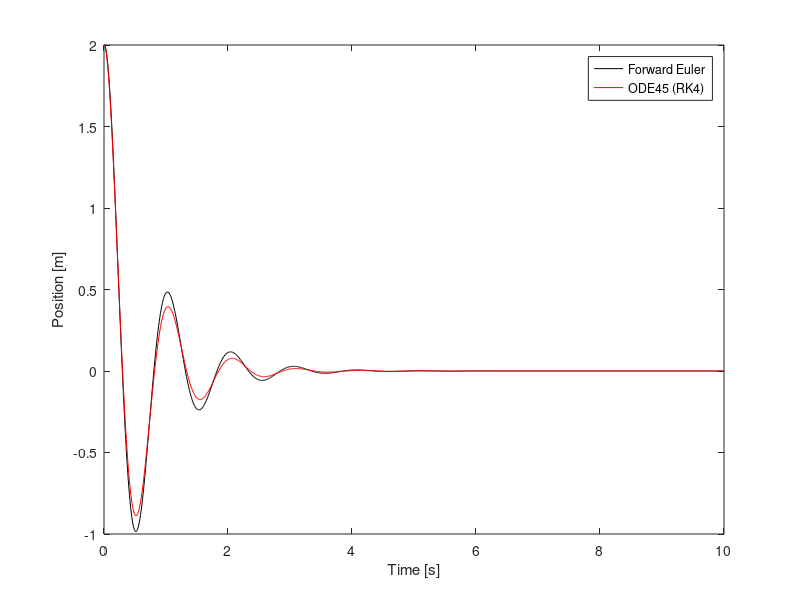
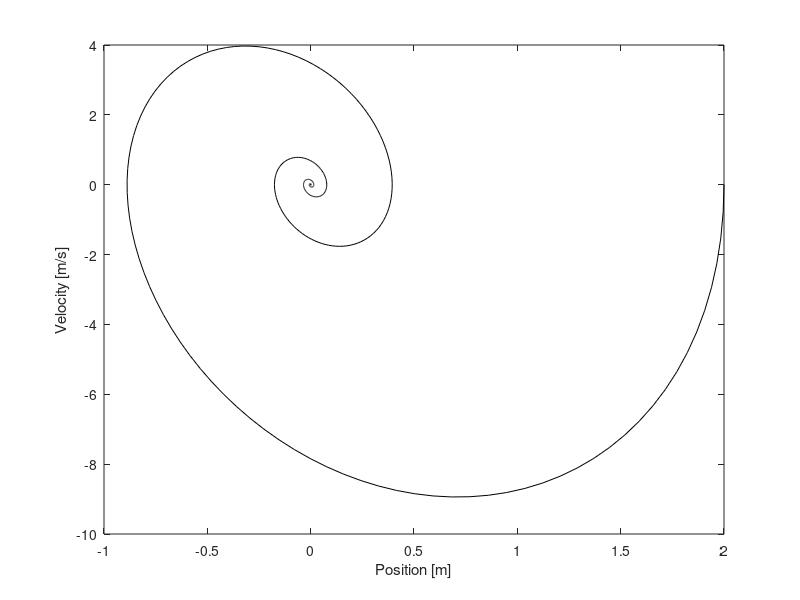

These figures' MATLAB source, in order:
clear all; close all
% play around with different 'd' and 'dt' to see various behavior!

w = 2*pi; % natural frequency
d = .25;  % damping ratio

% spring-mass-damper system
A = [0 1; -w^2 -2*d*w];  % \dot{x} = Ax

dt = 0.01;  % time step
T = 10;     % amount of time to integrate

x0 = [2; 0]; % initial condition (x=2, v=0)

% iterate forward Euler
xF(:,1) = x0;
tF(1) = 0;
for k=1:T/dt
    tF(k+1) = k*dt;
    xF(:,k+1) = (eye(2) + dt*A)*xF(:,k);
end

plot(tF,xF(1,:),'k')

% compute better integral using built-in Matlab code
% 4th-order Runge Kutta 
% [TOUT,YOUT] = ODE45(ODEFUN,TSPAN,Y0)
[t,xGood] = ode45( @(t,x) A*x, 0:dt:T, x0); % 
% using function handle to define @(t,x) A*x... right-hand side
% of \dot{x} = Ax... ode45 wants us to include time in @(t,x), in 
% case there is time dependence.
hold on
plot(t,xGood(:,1),'r')
xlabel('Time [s]')
ylabel('Position [m]')
legend('Forward Euler','ODE45 (RK4)')

figure
plot(xGood(:,1),xGood(:,2),'k')
xlabel('Position [m]')
ylabel('Velocity [m/s]')